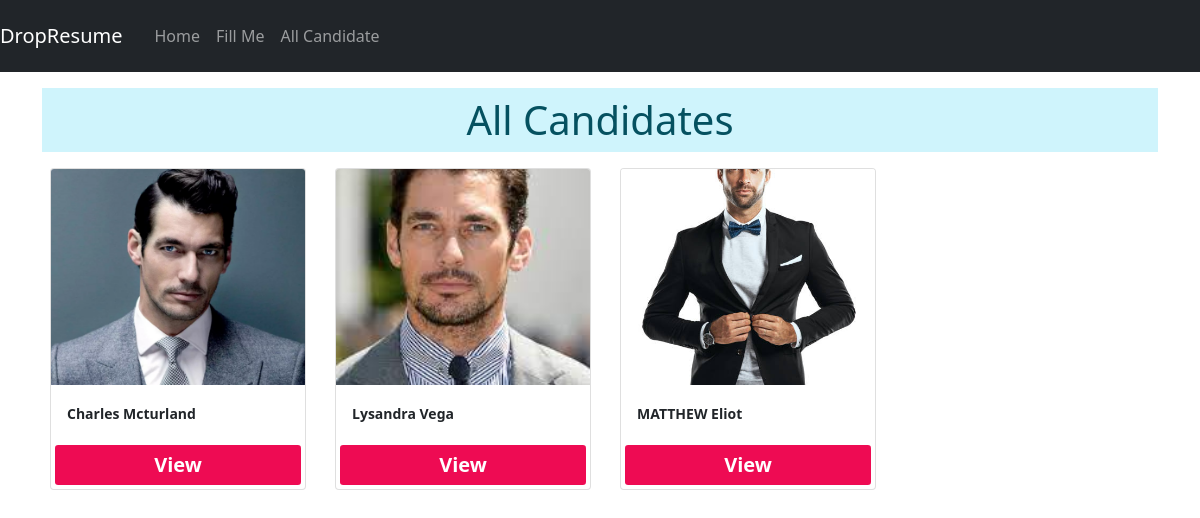
Page /all/ on the committed database.
### myapp/models.py (models this page shows)
class ResumeModel(models.Model):
    fname=models.CharField(max_length=200)
    lname=models.CharField(max_length=200)
    date_of_birth=models.DateField(auto_now=False, auto_now_add=False)
    gender=models.CharField(max_length=200)
    national=models.CharField(max_length=200)
    present_address=models.TextField()
    permanent_address=models.TextField()
    mobile=models.PositiveIntegerField()
    email=models.EmailField()
    job_type=models.CharField(choices=TYPE_CHOICE,max_length=100)
    preferred_job=models.CharField(max_length=250)
    job_city=models.CharField(choices=DIVISION_CHOICE, max_length=100)
    linkedin=models.URLField( blank=True)
    profile=models.ImageField(upload_to='profileimage', blank=True)
    my_file=models.FileField(upload_to='resumefile', blank=True)

### myapp/views.py (the view)
# urls.py: path('all/', views.AllCandidate.as_view(), name='all'),
class AllCandidate(View):
    def get(self, request):
        form=ResumeModel.objects.all()
        return render(request, 'myapp/allcandidate.html',{'form':form})

### myapp/templates/myapp/allcandidate.html (shortened to what this page needs)
{%extends 'myapp/base.html'%}
{% load static %}
{%block css%}<link rel="stylesheet" href="{% static 'myapp/css/style.css'%}"> {%endblock%}
{%block content%}
<div class="container">
    <h1 class="text-center p-2 mt-3 alert-info">All Candidates</h1>
        <div class="row">
            {%for fm in form%}
            <div class="col-sm-3 ">
                <div class="card m-2 " style="width: 16rem">
                    <img src="{{fm.profile.url}}" class="image-thumbnail card-img-top" alt="Card image cap" style="width: 100%;height:18vw;object-fit: cover;">
                    <div class="card-body">
                    <small> <b><span>{{fm.fname}}</span> <span>{{fm.lname}}</span></b>  </small>
                    </div>
                    <a href="{% url 'candidate' fm.id %}" class="btn  btn-sm m-1 customcolor viewfont"><b>View</b></a>
                </div>
            </div>
            {%endfor%}
        </div>
    </div>
{%endblock%}

### myapp/templates/myapp/base.html (shortened to what this page needs)
<!doctype html>
{% load static %}
<html lang="en">
  <head>
    <link href="https://cdn.jsdelivr.net/npm/bootstrap@5.0.2/dist/css/bootstrap.min.css" rel="stylesheet">
    <link rel="stylesheet" href="//code.jquery.com/ui/1.13.2/themes/base/jquery-ui.css">
    {%block css %} {%endblock%}
  </head>
  <body>
    {%include 'myapp/include/navbar.html'%}
    {%block content%}
    {%endblock%}
  </body>
</html>

### myapp/templates/myapp/include/navbar.html (shortened to what this page needs)
<nav class="navbar navbar-expand-md navbar-dark bg-dark" >
    <a class="navbar-brand" href="{% url 'home' %}"> DropResume</a>
    <div class="collapse navbar-collapse" id="navbarNav">
        <ul class="navbar-nav p-2">
            <li class="nav-item active">
                <a class="nav-link " href="{% url 'home' %}">Home</a>
            </li>
            <li class="nav-item">
                <a class="nav-link" href="{% url 'resumeform' %}">Fill Me</a>
            </li>
            <li class="nav-item">
                <a class="nav-link" href="{% url 'all' %}">All Candidate</a>
            </li>
        </ul>
    </div>
</nav>

### myapp/static/myapp/css/style.css (style rules this page uses)
.customcolor { background-color:rgb(238, 11, 83); color: white; }
.viewfont { font-size: 20px; }

### rows in the picture
ResumeModel: profile (picture), fname "Charles", lname "Mcturland"
ResumeModel: profile (picture), fname "Lysandra", lname "Vega"
ResumeModel: profile (picture), fname "MATTHEW", lname "Eliot"
